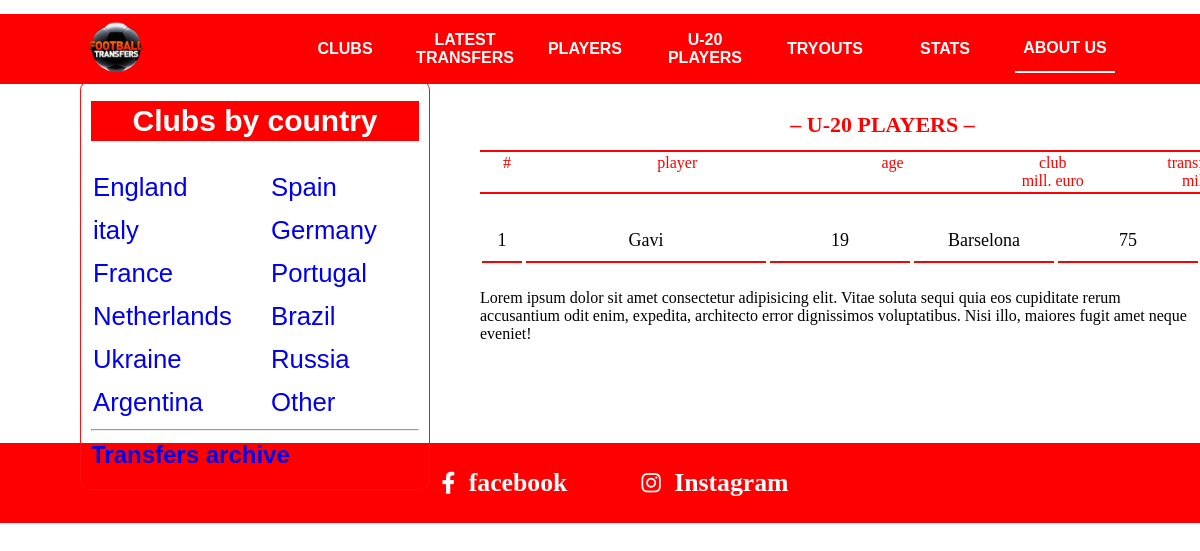
/players_U_20/, run on the app's committed database.
### asosiy/models.py (models this page shows, shortened)
class Player(models.Model):
    ism = models.CharField(max_length=30)
    davlat = models.ForeignKey(Davlat, on_delete=models.CASCADE)
    tugulgan_sana = models.DateField()
    narx = models.PositiveSmallIntegerField()
    club = models.ForeignKey(Club, on_delete=models.SET_NULL, null=True)
    pozitsiya = models.CharField(max_length=30)

class Club(models.Model):
    nom = models.CharField(max_length=30)
    logo = models.FileField(blank=True)
    davlat = models.ForeignKey(Davlat, on_delete=models.CASCADE)
    president = models.CharField(max_length=30, blank=True)
    coach = models.CharField(max_length=30, blank=True)
    yili = models.DateField(blank=True)
    record_transfer = models.CharField(max_length=30, blank=True)
    record_sotuv = models.CharField(max_length=30, blank=True)
    def __str__(self):
        return self.nom

### asosiy/views.py (the view)
# urls.py: path('players_U_20/', players_U_20),
def players_U_20(requests):
    h_sana = str(date.today())  # "2023-11-03"
    yil = int(h_sana[:4]) - 20  # int("2023") - 20 = 2003
    yangi_sana = h_sana.replace(h_sana[:4], str(yil))  # "2003-11-03"
    content = {
        "players": Player.objects.filter(tugulgan_sana__gte=yangi_sana).order_by("-narx", "-tugulgan_sana"),
        "hozirgi_yil": int(date.today().year)
    }
    return render(requests, "U-20 players.html", content)

### templates/U-20 players.html
{% extends 'header.html' %}
{% block content %}
{% load mathfilters %}
      </div>
      <div class="nav">
          <h2>– U-20 PLAYERS –</h2>
          <table class="content-nav">
            <thead>
              <tr>
                <td>#</td>
                <td>player</td>
                <td>age</td>
                <td>
                  club <br />
                  mill. euro
                </td>
                <td>
                  transfer value, <br />
                  mill. euro
                </td>
              </tr>
            </thead>
          </table>
        </div>
      <div class="content">
        <table class="players">
            {% for player in players %}
          <tr>
            <td>{{ forloop.counter }}</td>
            <td>{{ player.ism }}</td>
            <td>{{ hozirgi_yil|sub:player.tugulgan_sana.year }}</td>
            <td>{{ player.club }}</td>
            <td>{{ player.narx }}</td>
          </tr>
            {% endfor %}
        </table>
        <p>
          Lorem ipsum dolor sit amet consectetur adipisicing elit. Vitae soluta
          sequi quia eos cupiditate rerum accusantium odit enim, expedita,
          architecto error dignissimos voluptatibus. Nisi illo, maiores fugit
          amet neque eveniet!
        </p>
      </div>
{% endblock %}

### static/css/main.css (style rules this page uses)
* { margin: 0; padding: 0; box-sizing: border-box; }
.nav { width: 805px; background-color: white; position: fixed; left: 480px; top: 70px; }
.nav h2 { text-align: center; color: red; line-height: 50px; padding-top: 30px; font-size: 22px; }
.players { width: 100%; }
.players tr { display: flex; flex-wrap: wrap; justify-content: space-between; }
.players tr td { width: 140px; margin-bottom: 4px; padding: 10px 0px; font-size: 18px; border-bottom: 2px solid rgb(255, 0, 0); text-align: center; }
.players tr td:nth-child(2), .top-players tr td:nth-child(2), .playerss tr td:nth-child(2) { width: 240px; }
.players tr td:nth-child(1), .top-players tr td:nth-child(1), .playerss tr td:nth-child(1) { width: 40px !important; }
.content { max-width: 800px; margin-left: 480px; margin-top: 200px; padding-bottom: 100px; }
.content p, .content b { margin-top: 20px; }
.content-nav { border-top: 2px solid rgb(255, 0, 0); border-bottom: 2px solid rgb(255, 0, 0); width: 100%; }
.content-nav tr { display: flex; justify-content: space-between !important; }
.content-nav tr td { width: 140px; color: red; text-align: center; }
.content-nav tr td:nth-child(1) { width: 50px; }
.content-nav tr td:nth-child(2) { width: 250px; }

### data on the page
Player: ism "Gavi", tugulgan_sana "19", club "Barselona", narx "75"
